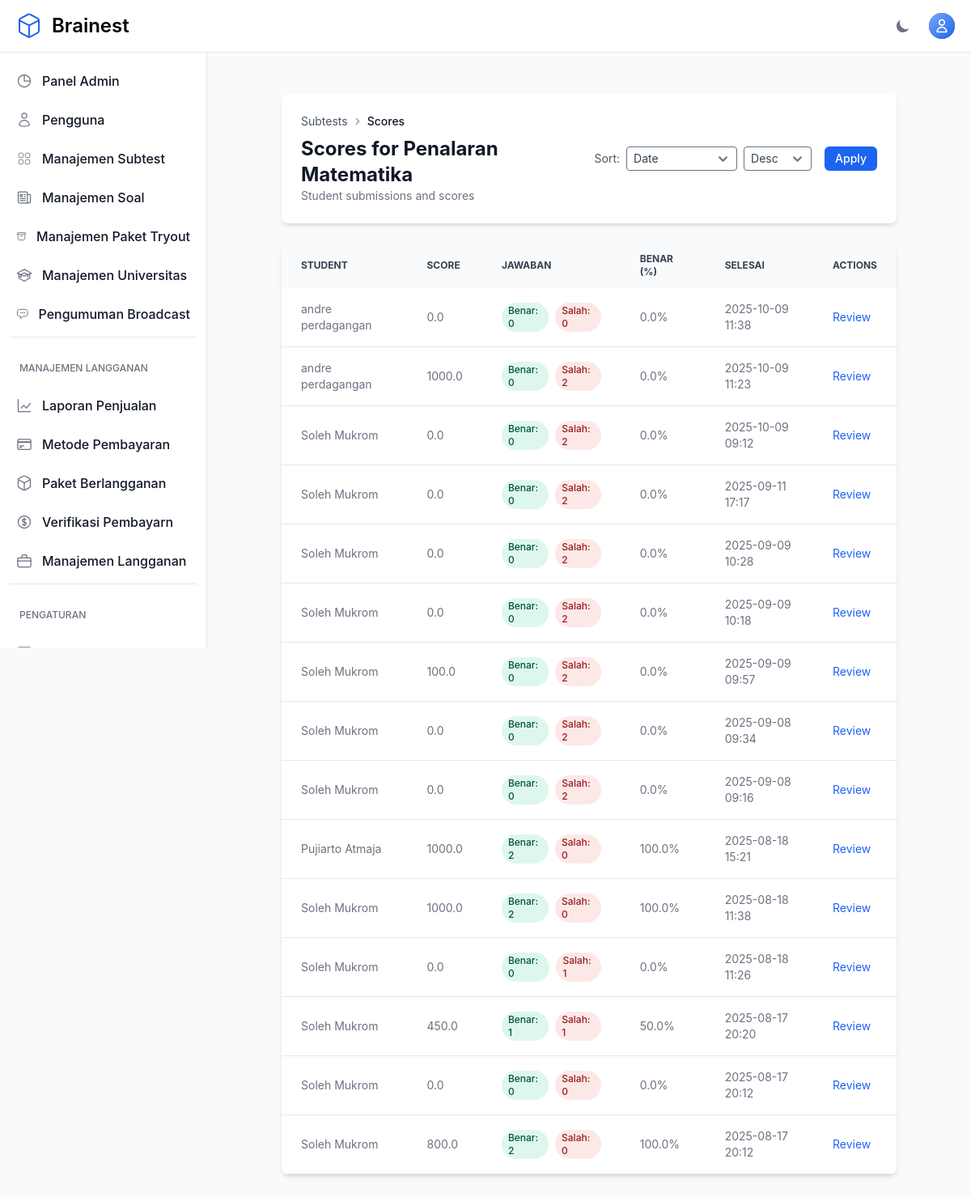
Page /teacher/categories/37/scores/ (signed in) on the earlier database version.
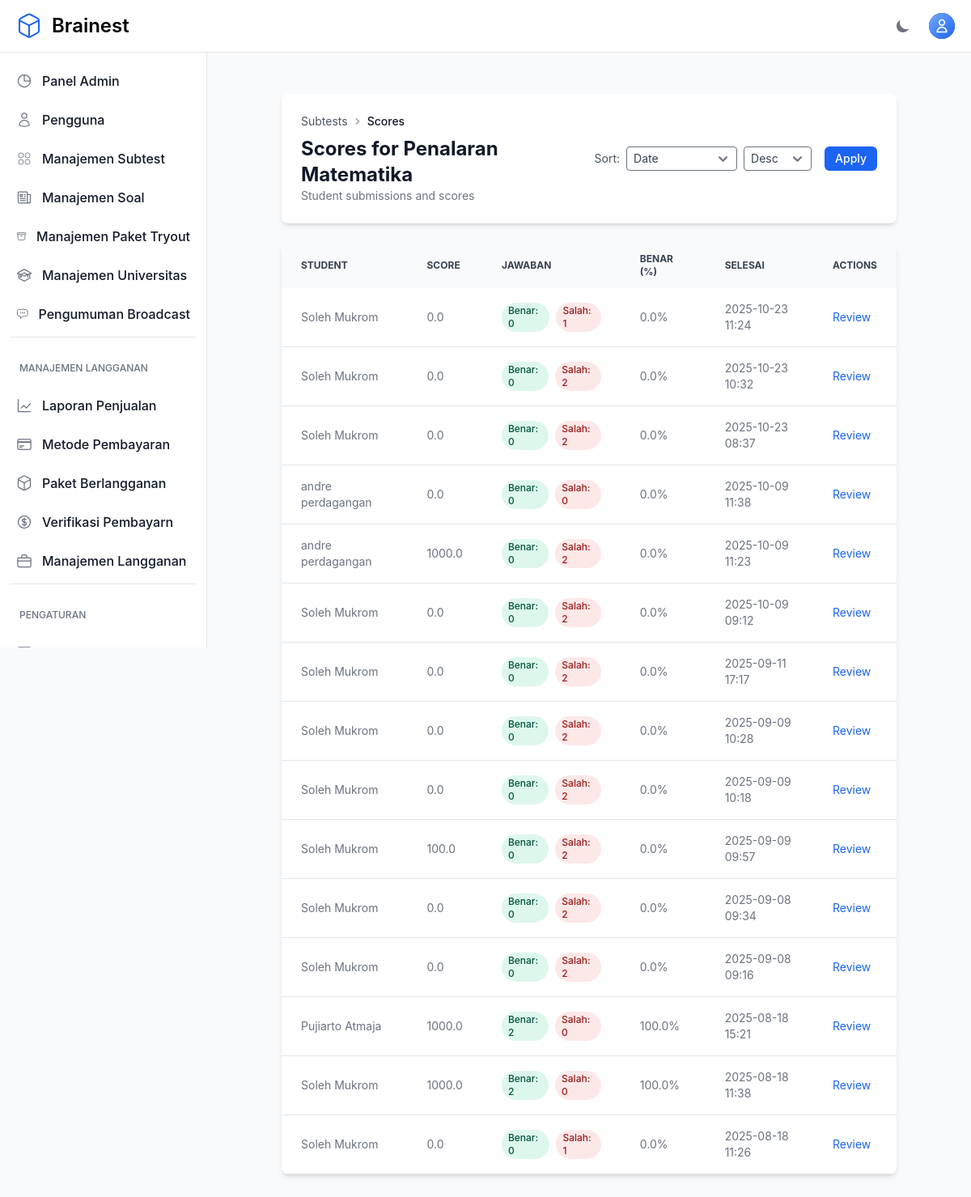
Same page on the later database version.
### otosapp/models.py (models this page shows, shortened)
class Test(models.Model):
    student = models.ForeignKey(
        User, on_delete=models.CASCADE,
        limit_choices_to={'userprofile__role__role_name': 'Student'},
        related_name="tests"
    )
    score = models.FloatField(default=0, verbose_name="Score")
    date_taken = models.DateTimeField(auto_now_add=True, verbose_name="Date Taken")
    start_time = models.DateTimeField(null=True, blank=True, verbose_name="Test Start Time")
    end_time = models.DateTimeField(null=True, blank=True, verbose_name="Test End Time")
    time_limit = models.IntegerField(default=60, verbose_name="Time Limit (minutes)")
    is_submitted = models.BooleanField(default=False, verbose_name="Is Submitted")
    categories = models.ManyToManyField(Category, related_name="tests", blank=True)
    tryout_package = models.ForeignKey(
        TryoutPackage,
        on_delete=models.CASCADE,
        null=True,
        blank=True,
        help_text="Paket tryout yang digunakan (jika ada)"
    )
    current_question = models.IntegerField(default=1, verbose_name="Current Question Index")

class User(AbstractUser):
    email = models.EmailField(unique=True)
    phone_number = models.CharField(max_length=20, null=True, blank=True, verbose_name='Phone Number')
    USERNAME_FIELD = 'email'
    REQUIRED_FIELDS = ['username']
    role = models.ForeignKey('Role', on_delete=models.SET_NULL, null=True)
    profile_picture = models.ImageField(upload_to='profile_pictures/', null=True, blank=True, storage=get_storage, max_length=500)
    email_verified_at = models.DateTimeField(null=True, blank=True)
    groups = models.ManyToManyField(
        Group,
        related_name="custom_user_set",  # Add a custom related name here
        blank=True,
        help_text="The groups this user belongs to.",
        verbose_name="groups"
    )
    user_permissions = models.ManyToManyField(
        Permission,
        related_name="custom_user_permissions",  # Add a custom related name here
        blank=True,
        help_text="Specific permissions for this user.",
        verbose_name="user permissions"
    )
    def is_admin(self):
        return self.role and self.role.role_name == 'Admin'

### otosapp/views.py (the view, shortened to what this page needs)
# urls.py: path('teacher/categories/<int:category_id>/scores/', views.teacher_view_student_scores, name='teacher_view_student_scores'),
@login_required
@admin_or_teacher_required
def teacher_view_student_scores(request, category_id):
    category = get_object_or_404(Category, id=category_id)
    if not (request.user.is_admin() or category.created_by == request.user or category.teachers.filter(pk=request.user.pk).exists()):
        raise PermissionDenied
    tests_qs = Test.objects.filter(
        categories=category,
        is_submitted=True
    ).select_related('student').distinct()
    tests_qs = tests_qs.annotate(
        correct_count_ann=Count(
            'answers',
            filter=Q(answers__question__category=category) & (
                Q(answers__selected_choice__is_correct=True) |
                Q(answers__question__question_type='essay', answers__text_answer__isnull=False)
            ),
            distinct=True
        ),
        wrong_count_ann=Count(
            'answers',
            filter=Q(answers__question__category=category) & (
                Q(answers__selected_choice__is_correct=False) |
                Q(answers__question__question_type='essay', answers__text_answer__isnull=True)
            ),
            distinct=True
        ),
    )
    sort = request.GET.get('sort', 'date')
    order = request.GET.get('order', 'desc')
    if sort == 'score':
        sort_field = 'score'
    elif sort == 'correct':
        sort_field = 'correct_count_ann'
    else:
        sort_field = 'date_taken'
    if order == 'asc':
        tests_qs = tests_qs.order_by(sort_field)
    else:
        tests_qs = tests_qs.order_by('-' + sort_field)
    paginator = Paginator(tests_qs, 15)
    page = request.GET.get('page')
    try:
        tests_page = paginator.page(page)
    except PageNotAnInteger:
        tests_page = paginator.page(1)
    except EmptyPage:
        tests_page = paginator.page(paginator.num_pages)
    for test in tests_page:
        test.correct_count = getattr(test, 'correct_count_ann', None)
        test.wrong_count = getattr(test, 'wrong_count_ann', None)
        total_answered = (test.correct_count or 0) + (test.wrong_count or 0)
        if total_answered > 0:
            try:
                test.percent_correct = round((test.correct_count / total_answered) * 100, 1)
            except Exception:
                test.percent_correct = 0.0
        else:
            test.percent_correct = 0.0
    return render(request, 'teacher/student_scores.html', {'tests': tests_page, 'category': category})

### otosapp/templates/teacher/student_scores.html (shortened to what the changed rows need)
{% extends 'base.html' %}
{% block content %}
<section class="bg-gray-50 dark:bg-gray-900 p-3 sm:p-5 antialiased">
  <div class="mx-auto max-w-screen-xl px-4 lg:px-12">
    <div class="bg-white dark:bg-gray-800 relative shadow-md sm:rounded-lg overflow-hidden mb-6">
      <div class="p-6 flex items-center justify-between">
        <div>
          <h1 class="text-2xl font-bold text-gray-900 dark:text-white">Scores for {{ category.category_name }}</h1>
        </div>
      </div>
    </div>
    <div class="bg-white dark:bg-gray-800 relative shadow-md sm:rounded-lg overflow-hidden">
      <div class="overflow-x-auto">
        <table class="w-full text-sm text-left text-gray-500 dark:text-gray-400">
          <thead class="text-xs text-gray-700 uppercase bg-gray-50 dark:bg-gray-700 dark:text-gray-400">
            <tr>
              <th class="px-6 py-3">Student</th>
              <th class="px-6 py-3">Score</th>
              <th class="px-6 py-3">Jawaban</th>
              <th class="px-6 py-3">Benar (%)</th>
              <th class="px-6 py-3">Selesai</th>
              <th class="px-6 py-3">Actions</th>
            </tr>
          </thead>
          <tbody>
            {% for test in tests %}
            <tr class="border-b dark:border-gray-700 hover:bg-gray-50 dark:hover:bg-gray-700 transition-colors">
              <td class="px-6 py-4">
                {% if test.student.get_full_name %}
                  {{ test.student.get_full_name }}
                {% elif test.student.email %}
                  {{ test.student.email }}
                {% elif test.student.phone_number %}
                  {{ test.student.phone_number }}
                {% else %}
                  -
                {% endif %}
              </td>
              <td class="px-6 py-4">{{ test.score|floatformat:1 }}</td>
              <td class="px-6 py-4">
                <div class="flex gap-2 items-center">
                  <span class="inline-flex items-center px-2 py-0.5 rounded-full text-xs font-medium bg-green-100 text-green-800 dark:bg-green-800 dark:text-green-100">Benar: {{ test.correct_count }}</span>
                  <span class="inline-flex items-center px-2 py-0.5 rounded-full text-xs font-medium bg-red-100 text-red-800 dark:bg-red-800 dark:text-red-100">Salah: {{ test.wrong_count }}</span>
                </div>
              </td>
                <td class="px-6 py-4">{{ test.percent_correct }}%</td>
                <td class="px-6 py-4">{{ test.date_taken|date:"Y-m-d H:i" }}</td>
              <td class="px-6 py-4">
                <a href="{% url 'teacher_test_review' category.id test.id %}" class="text-sm text-blue-600 hover:underline">Review</a>
              </td>
            </tr>
            {% endfor %}
          </tbody>
        </table>
      </div>
    </div>
  </div>
</section>
{% endblock %}

Differences in the rows shown:
no longer on this page (row unchanged): Test: student.get_full_name "Soleh Mukrom", score "450.0", correct_count "1", wrong_count "1", percent_correct "50.0", date_taken "2025-08-17 20:20"
no longer on this page (row unchanged): Test: student.get_full_name "Soleh Mukrom", score "0.0", correct_count "0", wrong_count "0", percent_correct "0.0", date_taken "2025-08-17 20:12"
no longer on this page (row unchanged): Test: student.get_full_name "Soleh Mukrom", score "800.0", correct_count "2", wrong_count "0", percent_correct "100.0", date_taken "2025-08-17 20:12"
added Test: student.get_full_name "Soleh Mukrom", score "0.0", correct_count "0", wrong_count "1", percent_correct "0.0", date_taken "2025-10-23 11:24"
added Test: student.get_full_name "Soleh Mukrom", score "0.0", correct_count "0", wrong_count "2", percent_correct "0.0", date_taken "2025-10-23 10:32"
added Test: student.get_full_name "Soleh Mukrom", score "0.0", correct_count "0", wrong_count "2", percent_correct "0.0", date_taken "2025-10-23 08:37"
